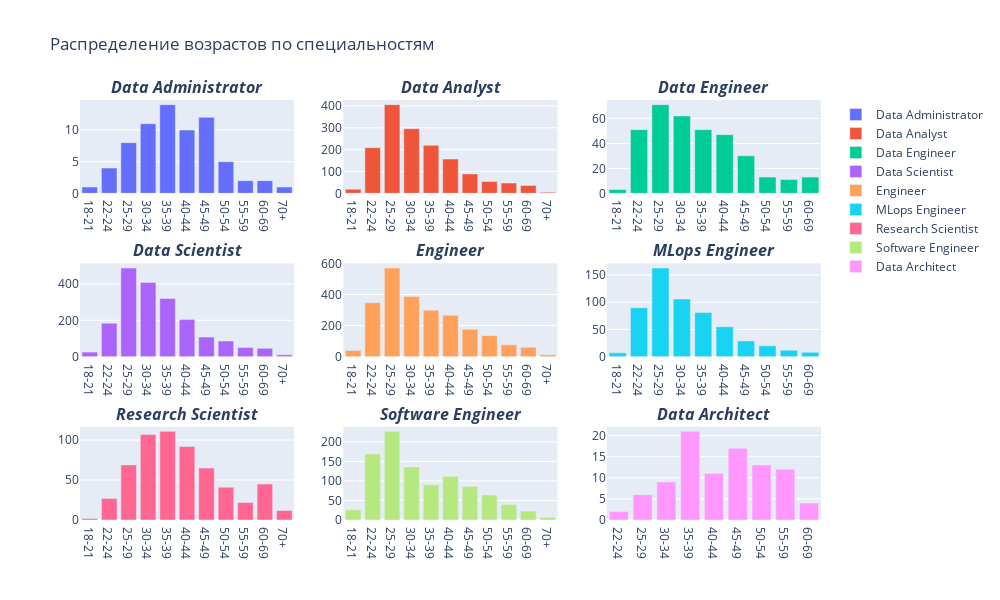

Notebook cell for this chart:
### Markdown cell above
## Задание 4
Используя библиотеку plotly, построй столбцовую диаграмму (Bar plot) на распределение респондентов по возрасту по
специальностям Data Administrator, Data Analyst, Data Engineer, Data Scientist, Engineer, MLops Engineer, 
Research Scientist, Software Engineer, Data Architect

### Code cell
def get_age(name):
    dd = data[['Q2', 'Q23']].dropna()
    dict_ages = dd[dd["Q23"].str.contains(name)]['Q2'].value_counts().to_dict()
    return dict(sorted(dict_ages.items(), key=lambda item: item[0], reverse=False))

name_profession = ['Data Administrator', 'Data Analyst', 'Data Engineer',
            'Data Scientist', 'Engineer', 'MLops Engineer',
            'Research Scientist', 'Software Engineer', 'Data Architect']

tmp = []
for i in name_profession:
    style_name = "<span style='font-weight:bold; font-style:italic'>" + i + "</span>"
    tmp.append(style_name)

fig = make_subplots(rows=3, cols=3, subplot_titles=tmp)
i = 0
for name in name_profession:
    age_values = get_age(name)
    t = go.Bar(x=list(age_values.keys()), y=list(age_values.values()), name=name)
    m = fig.add_trace(t, row=(i//3) + 1 ,col=  (i)%3 + 1)
    i += 1
fig.update_layout(title='Распределение возрастов по специальностям',height=600, width=1000)
fig.show()

### Figure 1 — Plotly figure (JSON) as saved in the notebook; plotly's stock layout.template omitted (floating-point values rounded to 4 significant figures)
{"data": [{"name": "Data Administrator", "type": "bar", "x": ["18-21", "22-24", "25-29", "30-34", "35-39", "40-44", "45-49", "50-54", "55-59", "60-69", "70+"], "xaxis": "x", "y": [1, 4, 8, 11, 14, 10, 12, 5, 2, 2, 1], "yaxis": "y"}, {"name": "Data Analyst", "type": "bar", "x": ["18-21", "22-24", "25-29", "30-34", "35-39", "40-44", "45-49", "50-54", "55-59", "60-69", "70+"], "xaxis": "x2", "y": [19, 209, 406, 296, 220, 157, 89, 54, 47, 36, 5], "yaxis": "y2"}, {"name": "Data Engineer", "type": "bar", "x": ["18-21", "22-24", "25-29", "30-34", "35-39", "40-44", "45-49", "50-54", "55-59", "60-69"], "xaxis": "x3", "y": [3, 51, 71, 62, 51, 47, 30, 13, 11, 13], "yaxis": "y3"}, {"name": "Data Scientist", "type": "bar", "x": ["18-21", "22-24", "25-29", "30-34", "35-39", "40-44", "45-49", "50-54", "55-59", "60-69", "70+"], "xaxis": "x4", "y": [25, 184, 488, 408, 320, 204, 108, 86, 50, 46, 10], "yaxis": "y4"}, {"name": "Engineer", "type": "bar", "x": ["18-21", "22-24", "25-29", "30-34", "35-39", "40-44", "45-49", "50-54", "55-59", "60-69", "70+"], "xaxis": "x5", "y": [39, 347, 570, 387, 299, 266, 176, 135, 76, 61, 12], "yaxis": "y5"}, {"name": "MLops Engineer", "type": "bar", "x": ["18-21", "22-24", "25-29", "30-34", "35-39", "40-44", "45-49", "50-54", "55-59", "60-69"], "xaxis": "x6", "y": [7, 90, 163, 106, 81, 55, 29, 20, 12, 8], "yaxis": "y6"}, {"name": "Research Scientist", "type": "bar", "x": ["18-21", "22-24", "25-29", "30-34", "35-39", "40-44", "45-49", "50-54", "55-59", "60-69", "70+"], "xaxis": "x7", "y": [2, 27, 69, 107, 111, 92, 65, 41, 22, 45, 12], "yaxis": "y7"}, {"name": "Software Engineer", "type": "bar", "x": ["18-21", "22-24", "25-29", "30-34", "35-39", "40-44", "45-49", "50-54", "55-59", "60-69", "70+"], "xaxis": "x8", "y": [26, 169, 227, 136, 90, 112, 86, 64, 40, 23, 7], "yaxis": "y8"}, {"name": "Data Architect", "type": "bar", "x": ["22-24", "25-29", "30-34", "35-39", "40-44", "45-49", "50-54", "55-59", "60-69"], "xaxis": "x9", "y": [2, 6, 9, 21, 11, 17, 13, 12, 4], "yaxis": "y9"}], "layout": {"annotations": [{"font": {"size": 16}, "showarrow": false, "text": "<span style='font-weight:bold; font-style:italic'>Data Administrator</span>", "x": 0.1444, "xanchor": "center", "xref": "paper", "y": 1, "yanchor": "bottom", "yref": "paper"}, {"font": {"size": 16}, "showarrow": false, "text": "<span style='font-weight:bold; font-style:italic'>Data Analyst</span>", "x": 0.5, "xanchor": "center", "xref": "paper", "y": 1, "yanchor": "bottom", "yref": "paper"}, {"font": {"size": 16}, "showarrow": false, "text": "<span style='font-weight:bold; font-style:italic'>Data Engineer</span>", "x": 0.8556, "xanchor": "center", "xref": "paper", "y": 1, "yanchor": "bottom", "yref": "paper"}, {"font": {"size": 16}, "showarrow": false, "text": "<span style='font-weight:bold; font-style:italic'>Data Scientist</span>", "x": 0.1444, "xanchor": "center", "xref": "paper", "y": 0.6111, "yanchor": "bottom", "yref": "paper"}, {"font": {"size": 16}, "showarrow": false, "text": "<span style='font-weight:bold; font-style:italic'>Engineer</span>", "x": 0.5, "xanchor": "center", "xref": "paper", "y": 0.6111, "yanchor": "bottom", "yref": "paper"}, {"font": {"size": 16}, "showarrow": false, "text": "<span style='font-weight:bold; font-style:italic'>MLops Engineer</span>", "x": 0.8556, "xanchor": "center", "xref": "paper", "y": 0.6111, "yanchor": "bottom", "yref": "paper"}, {"font": {"size": 16}, "showarrow": false, "text": "<span style='font-weight:bold; font-style:italic'>Research Scientist</span>", "x": 0.1444, "xanchor": "center", "xref": "paper", "y": 0.2222, "yanchor": "bottom", "yref": "paper"}, {"font": {"size": 16}, "showarrow": false, "text": "<span style='font-weight:bold; font-style:italic'>Software Engineer</span>", "x": 0.5, "xanchor": "center", "xref": "paper", "y": 0.2222, "yanchor": "bottom", "yref": "paper"}, {"font": {"size": 16}, "showarrow": false, "text": "<span style='font-weight:bold; font-style:italic'>Data Architect</span>", "x": 0.8556, "xanchor": "center", "xref": "paper", "y": 0.2222, "yanchor": "bottom", "yref": "paper"}], "height": 600, "title": {"text": "Распределение возрастов по специальностям"}, "width": 1000, "xaxis": {"anchor": "y", "domain": [0, 0.2889]}, "xaxis2": {"anchor": "y2", "domain": [0.3556, 0.6444]}, "xaxis3": {"anchor": "y3", "domain": [0.7111, 1]}, "xaxis4": {"anchor": "y4", "domain": [0, 0.2889]}, "xaxis5": {"anchor": "y5", "domain": [0.3556, 0.6444]}, "xaxis6": {"anchor": "y6", "domain": [0.7111, 1]}, "xaxis7": {"anchor": "y7", "domain": [0, 0.2889]}, "xaxis8": {"anchor": "y8", "domain": [0.3556, 0.6444]}, "xaxis9": {"anchor": "y9", "domain": [0.7111, 1]}, "yaxis": {"anchor": "x", "domain": [0.7778, 1]}, "yaxis2": {"anchor": "x2", "domain": [0.7778, 1]}, "yaxis3": {"anchor": "x3", "domain": [0.7778, 1]}, "yaxis4": {"anchor": "x4", "domain": [0.3889, 0.6111]}, "yaxis5": {"anchor": "x5", "domain": [0.3889, 0.6111]}, "yaxis6": {"anchor": "x6", "domain": [0.3889, 0.6111]}, "yaxis7": {"anchor": "x7", "domain": [0, 0.2222]}, "yaxis8": {"anchor": "x8", "domain": [0, 0.2222]}, "yaxis9": {"anchor": "x9", "domain": [0, 0.2222]}}}
